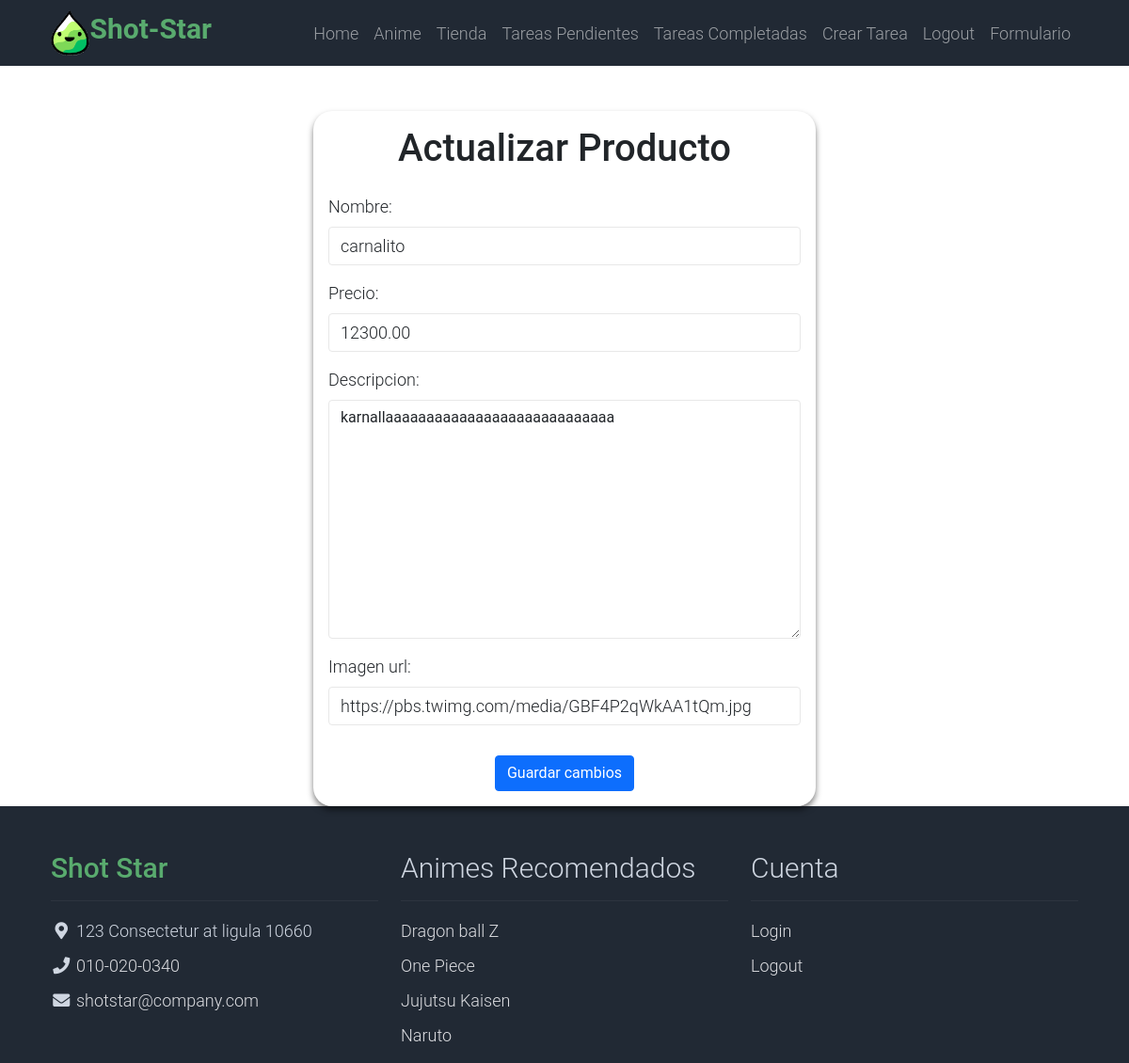
The app's page /productos/4/actualizar/ (signed in) with its own data.
### tasks/models.py (models this page shows, shortened)
class Producto(models.Model):
    codigo = models.AutoField(primary_key=True)
    nombre = models.CharField(max_length=100)
    precio = models.DecimalField(max_digits=10, decimal_places=2)
    descripcion = models.TextField(blank=True)
    imagen_url = models.URLField(max_length=500, blank=True, null=True)

### tasks/views.py (the view, shortened to what this page needs)
# urls.py: path('productos/<int:codigo>/actualizar/', views.update_producto, name='update_producto'),
@login_required
def update_producto(request, codigo):
    producto = get_object_or_404(Producto, codigo=codigo)
    if request.method == 'GET':
        form = ProductoForm(instance=producto)
        return render(request, 'update_producto.html', {'form': form, 'producto': producto})

### tasks/forms.py
class ProductoForm(forms.ModelForm):
    class Meta:
        model = Producto
        fields = ['nombre', 'precio', 'descripcion', 'imagen_url']
        widgets = {
            'nombre': forms.TextInput(attrs={'class': 'form-control', 'placeholder': 'Escribe un nombre'}),
            'precio': forms.NumberInput(attrs={'class': 'form-control', 'placeholder': 'Escribe un precio'}),
            'descripcion': forms.Textarea(attrs={'class': 'form-control', 'placeholder': 'Escribe una descripcion'}),
            'imagen_url': forms.URLInput(attrs={'class': 'form-control', 'placeholder': 'Escribe una URL de imagen'}),
        }

### tasks/templates/update_producto.html (shortened to what this page needs)
{% extends "base.html" %}
{% block content %}
<main class="container">
    <div class="row">
        <div class="col-md-6 offset-md-3 mt-5">
            <div class="card">
                <div class="card-body">
                    <h1 class="card-title text-center mb-4">Actualizar Producto</h1>
                    <form method="post">
                        {{ form.as_p }}
                        <div class="text-center">
                            <button type="submit" class="btn btn-primary mt-3">
                                Guardar cambios
                            </button>
                        </div>
                    </form>
                </div>
            </div>
        </div>
    </div>
</main>
{% endblock %}

### tasks/static/css/templatemo.css (style rules this page uses)
body, ul, li, p, a, label, input, div { font-family: 'Roboto', sans-serif; font-size: 18px !important; font-weight: 300 !important; }
.form-control { border: 1px solid #e8e8e8; }

### tasks/static/css/estilos.css (style rules this page uses)
body { margin: 0; display: grid; min-height: 100vh; grid-template-rows: auto 1fr auto; }
.card { border: none; border-radius: 20px; box-shadow: 0 4px 6px rgba(0, 0, 0, 0.5); transition: transform 0.3s ease-in-out; height: 100%; }

### records on screen
Producto: nombre "carnalito", precio "12300.00", descripcion "karnallaaaaaaaaaaaaaaaaaaaaaaaaaaaa", imagen_url "https://pbs.twimg.com/media/GBF4P2qWkAA1tQm.jpg"
